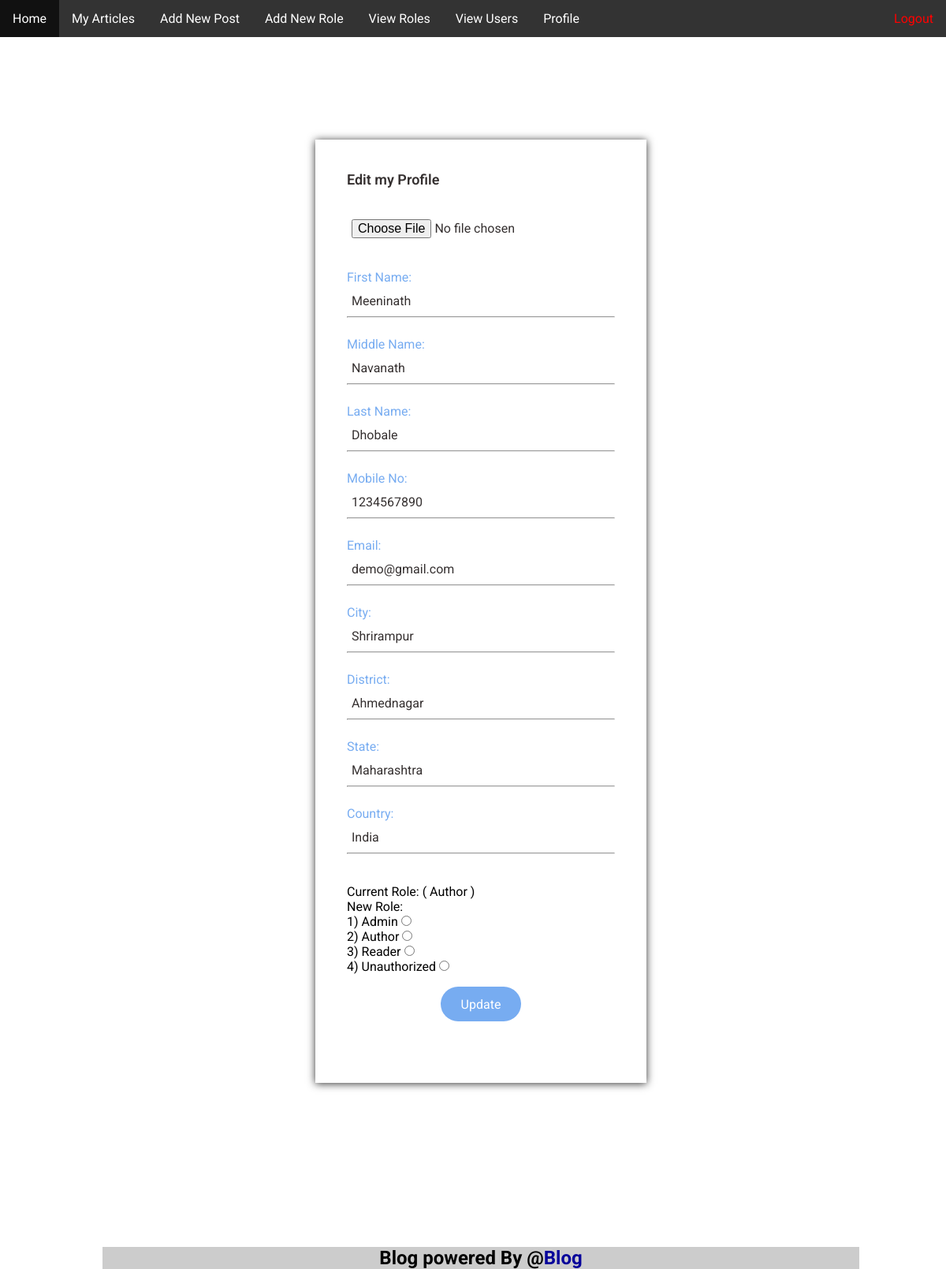
/admin/edit-current-user.php?id=27 (signed in), run on the app's committed database.
### tables this page shows
CREATE TABLE `user_profile` (
  `profileid` int(30) NOT NULL,
  `userid` int(30) NOT NULL,
  `firstName` varchar(50) DEFAULT NULL,
  `middleName` varchar(50) DEFAULT NULL,
  `lastName` varchar(50) DEFAULT NULL,
  `displayProfile` text DEFAULT 'c4366c5874fde2c16822c3c36f2df8de.jpg',
  `mobile` text DEFAULT NULL,
  `email` text DEFAULT NULL,
  `city` varchar(300) DEFAULT NULL,
  `district` varchar(300) DEFAULT NULL,
  `state` varchar(300) DEFAULT NULL,
  `country` varchar(300) DEFAULT NULL
);

CREATE TABLE `users` (
  `userid` int(30) NOT NULL,
  `username` varchar(300) NOT NULL,
  `password` varchar(300) NOT NULL,
  `email` varchar(300) NOT NULL,
  `profileid` int(30) NOT NULL,
  `roleid` int(30) NOT NULL
);

CREATE TABLE `role` (
  `roleid` int(30) NOT NULL,
  `role` varchar(300) NOT NULL
);

### admin/classes/Profile.php (called while the page is built, shortened)
<?php
require_once($_SERVER["DOCUMENT_ROOT"] . '/blog/includes/config.php');
class Profile
{
  function selectUserDetailsById($id)
  {
    global $db;
    $profile = $db->query("SELECT * FROM user_profile where userid='" . $id . "'")->fetch();
    return $profile;
  }
}
$Profile = new Profile;

### admin/classes/User.php (called while the page is built, shortened)
<?php
require_once($_SERVER["DOCUMENT_ROOT"] . '/blog/includes/config.php');
class User
{
 function selectSingleUserById($id)
 {
  global $db;
  $row = $db->query("SELECT * FROM users where userid='" . $id . "'")->fetch();
  return $row;
 }
}
$User = new User;

### admin/classes/Roles.php (called while the page is built, shortened)
<?php
require_once($_SERVER["DOCUMENT_ROOT"] . '/blog/includes/config.php');
class Roles{
  function selectAllRole()
  {
   global $db;
   $roles = $db->query("SELECT * FROM role")->fetchAll();
   return $roles;
  }
  function selectRoleByUser($id)
  {
   global $db;
   $role = $db->query("SELECT * FROM role where roleid='" . $id . "'")->fetch();
   return $role;
  }
}
$Roles = new Roles;

### admin/edit-current-user.php (the view, shortened to what this page needs)
<?php
include('add-stuff.php');
include("classes/Profile.php");
include("classes/Roles.php");
?>
<div class="content">
  <?php
  $userid = $_GET['id'];
  $profile  = $Profile->selectUserDetailsById($userid);
  $row = $User->selectSingleUserById($userid);
  ?>
  <form action="" method="post" enctype="multipart/form-data" class="form">
    <div class="from-content">
      <h1> Edit my Profile</h1>
      <div class="from">
        <div class="from-list">
          <input type="file" name="displayProfile" required>
        </div>
        <div class="from-list">
          <label for="">First Name:</label><br>
            <input type="text" name="firstName" value="<?php if (isset($profile['firstName'])) {
                                                          echo $profile['firstName'];
                                                        } ?>">
          <hr>
        </div>
        <div class="from-list">
          <label for="">Middle Name:</label><br>
            <input type="text" name="middleName" value="<?php if (isset($profile['middleName'])) {
                                                          echo $profile['middleName'];
                                                        } ?>">
          <hr>
        </div>
        <div class="from-list">
          <label for="">Last Name:</label><br>
            <input type="text" name="lastName" value="<?php if (isset($profile['lastName'])) {
                                                        echo $profile['lastName'];
                                                      } ?>">
          <hr>
        </div>
        <div class="from-list">
          <label for="">Mobile No:</label><br>
            <input type="text" name="mobile" value="<?php if (isset($profile['mobile'])) {
                                                      echo $profile['mobile'];
                                                    } ?>">
          <hr>
        </div>
        <div class="from-list">
          <label for="">Email:</label><br>
            <input type="text" name="email" value="<?php
                                                    echo $row['email'];
                                                    ?>" readonly>
          <hr>
        </div>
        <div class="from-list">
          <label for="">City:</label><br>
            <input type="text" name="city" value="<?php if (isset($profile['city'])) {
                                                    echo $profile['city'];
                                                  } ?>">
          <hr>
        </div>
        <div class="from-list">
          <label for="">District:</label><br>
            <input type="text" name="district" value="<?php if (isset($profile['district'])) {
                                                        echo $profile['district'];
                                                      } ?>">
          <hr>
        </div>
        <div class="from-list">
        <label for="">State:</label><br>
            <input type="text" name="state" value="<?php if (isset($profile['state'])) {
                                                      echo $profile['state'];
                                                    } ?>">
          <hr>
        </div>
        <div class="from-list">
          <label for="">Country:</label><br>
            <input type="text" name="country" value="<?php if (isset($profile['country'])) {
                                                        echo $profile['country'];
                                                      } ?>">
    <hr>
      </div>
          <?php
          $id = $row['roleid'];
          $role = $Roles->selectRoleByUser($id);
          echo '<br><br><p><label for="">Current Role: ( ' . $role['role'] . ' )</label><br> ';
          $loggedInUser = $User->selectSingleUserById($_SESSION['userid']);
          if ($loggedInUser['roleid'] == 1) {
            $roles = $Roles->selectAllRole();
            $i = 1;
            echo 'New Role:<br>';
            foreach ($roles as $role) {
              echo '<div class="role">'.$i . ') <label for="role">' . $role['role'];
              echo ' <input class="radio-btn" type="radio" name="role" value="' . $role['roleid'] . '">&nbsp;&nbsp;&nbsp;&nbsp; </div>';
              $i++;
            }
          }
          ?>
          </p>
          <div class="submit-btn">
          <input type="submit" name="submit" value="Update" />
        </div>
        </div>
      </div>
  </form>
  <?php include("footer.php"); ?>
</div>

### assets/css/main.css (style rules this page uses)
* { margin:0;padding:0;box-sizing:border-box;font-family:"Roboto",sans-serif }
body { font-family:"Roboto",sans-serif;background:#fff;height:100vh }
body p { text-align:justify }
.form { width:420px;margin:15vh auto 26vh;box-shadow:0px 1px 10px #333 }
.form .from-content { width:420px;box-sizing:border-box;padding:40px 40px 48px;background-color:#fff;position:relative }
.form .from-content h1 { font-size:18px;color:#353030;font-weight:600;margin:0 0 40px }
.form .from-content .from { margin-top:20px }
.form .from-content .from-list { margin-top:24px }
.form .from-content .from-list input { width:100%;margin:0;padding:0 0 0 6px;height:40px;border:1px solid #e9e9e9;box-sizing:border-box;border-radius:4px;font-size:16px;color:#353030;box-shadow:none !important;outline:0 !important;border:0 }
.form .from-content .submit-btn { margin-top:16px }
.form .from-content .submit-btn input { background-color:#77acf1;color:#fff;font-size:16px;height:44px;width:100%;margin-left:0px;display:block;border-radius:22px;outline:none;border:none }
.content { padding:10px 5%;width:90%;height:100%;margin:auto 70px;border-left-color:#fff;border-right-color:#fff }
.content h1 { text-decoration:none }
.form { width:420px;margin:15vh auto 26vh;box-shadow:0px 1px 10px #333;margin:6vh auto 26vh }
.submit-btn { margin-top:16px;width:30%;margin:auto;margin-bottom:30px }
.submit-btn input { background-color:#77acf1;color:#fff;font-size:16px;height:44px;width:100%;margin-left:0px;display:block;border-radius:22px;outline:none;border:none }
.form { width:420px;margin:15vh auto 26vh;box-shadow:0px 1px 10px #333;margin:8vh auto 26vh }
.form .from-content .from-list label { color:#77acf1 }

### data on the page
user_profile: firstName "Meeninath", middleName "Navanath", lastName "Dhobale", mobile "1234567890", city "Shrirampur", district "Ahmednagar", state "Maharashtra", country "India"
users: email "demo@gmail.com"
role: role "Author"
role: role "Admin"
role: role "Reader"
role: role "Unauthorized"
